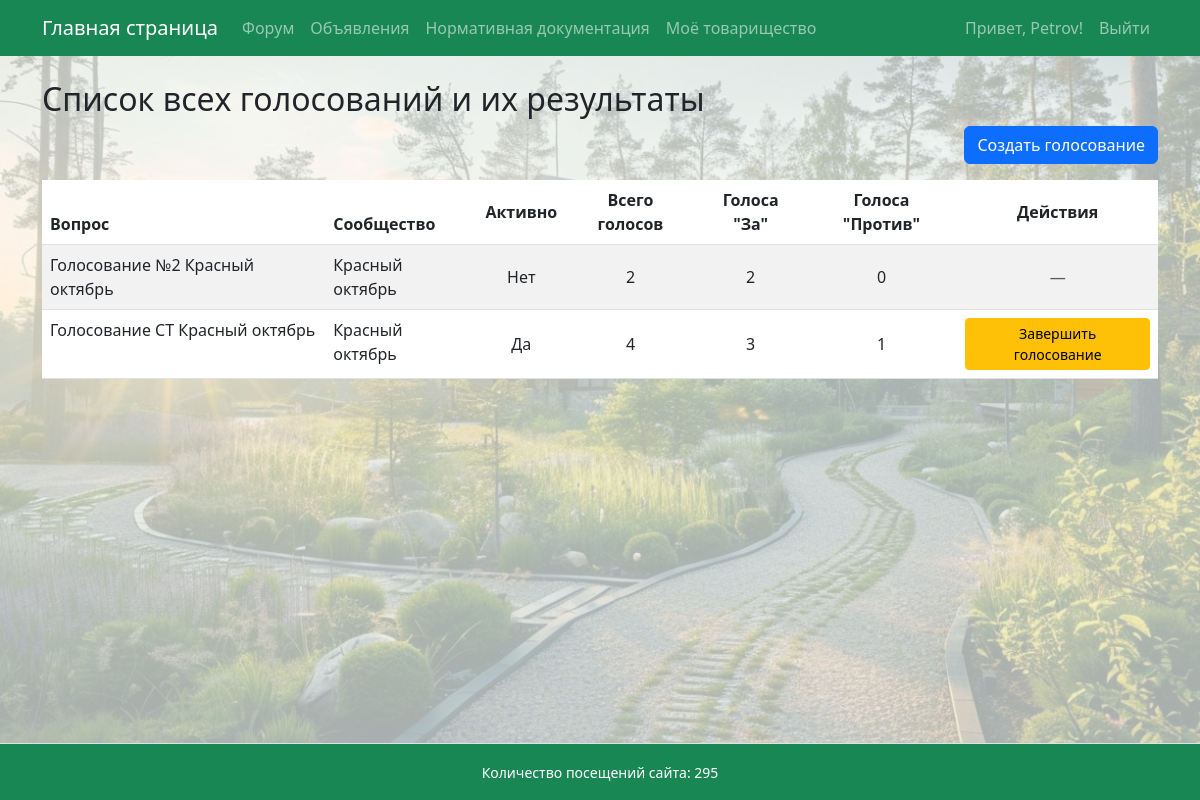
/votings/ (signed in), run on an earlier commit of the app's database.
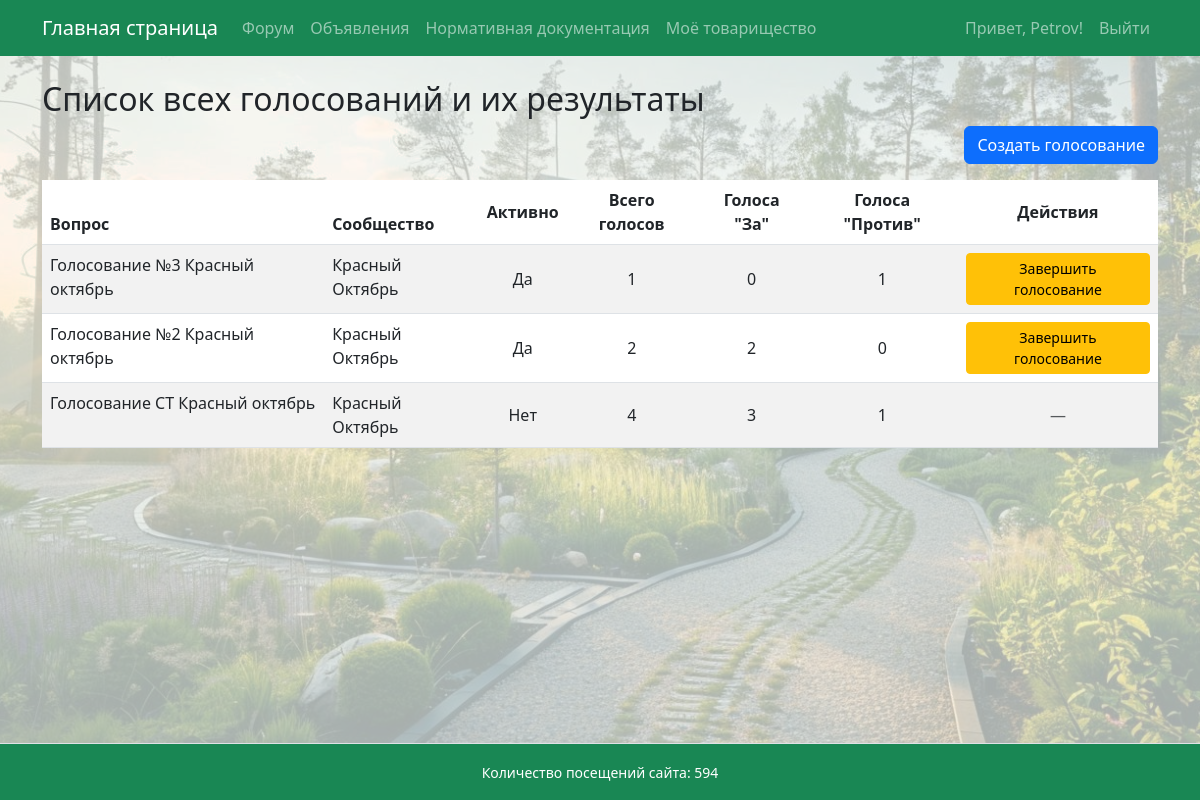
And on a later commit of the database.
### garden/models.py (models this page shows, shortened)
class Voting(models.Model):
    community = models.ForeignKey(Community, on_delete=models.CASCADE)
    question = models.CharField(max_length=255)
    active = models.BooleanField(default=True)
    created_at = models.DateTimeField(auto_now_add=True)

class Community(models.Model):
    name = models.CharField(max_length=100)
    description = models.TextField(blank=True)
    legal_address = models.TextField("Юридический адрес", blank=True, null=True)
    postal_address = models.TextField("Почтовый адрес", blank=True, null=True)
    bank_details = models.TextField("Банковские реквизиты", blank=True, null=True)
    additional_info = models.TextField("Дополнительная информация", blank=True, null=True)

### garden/views.py (the view)
# urls.py: path('votings/', views.voting_overview, name='voting_overview'),
@login_required
def voting_overview(request):
    can_manage = user_can_manage_votes(request.user)
    if request.user.is_superuser or request.user.is_staff:
        votings = Voting.objects.annotate(
            total_votes=Count('vote'),
            votes_for=Count('vote', filter=Q(vote__choice=True)),
            votes_against=Count('vote', filter=Q(vote__choice=False))
        ).order_by('-created_at')
        community = None
    else:
        communities = Profile.objects.filter(
            user=request.user,
            role__in=['chairman', 'board_member']
        ).values_list('community', flat=True)
        votings = Voting.objects.filter(community__in=communities).annotate(
            total_votes=Count('vote'),
            votes_for=Count('vote', filter=Q(vote__choice=True)),
            votes_against=Count('vote', filter=Q(vote__choice=False))
        ).order_by('-created_at')
        community = None
        if communities:
            from .models import Community
            community = Community.objects.filter(id__in=communities).first()
    context = {
        'votings': votings,
        'can_manage': can_manage,
        'community': community,
    }
    return render(request, 'voting_overview.html', context)

### garden/context_processors.py (called while the page is built)
def total_visits_processor(request):
    counter, created = PageVisit.objects.get_or_create(page_name='main_page')
    return {
        'total_visits': counter.visits
    }

### garden/views.py (called while the page is built)
def user_can_manage_votes(user):
    profile = getattr(user, 'profile', None)
    return profile is not None and profile.role in ['chairman', 'board_member']

### garden/templates/voting_overview.html (shortened to what this page needs)
{% extends 'base.html' %}
{% block content %}
<h2>Список всех голосований и их результаты</h2>
{% if can_manage %}
  <div class="mb-3 text-end">
    <a href="{% url 'voting_create' community.id %}" class="btn btn-primary">Создать голосование</a>
  </div>
{% endif %}
{% if votings %}
    <table class="table table-striped">
        <thead>
            <tr>
                <th>Вопрос</th>
                <th>Сообщество</th>
                <th class="text-center align-middle">Активно</th>
                <th class="text-center align-middle">Всего голосов</th>
                <th class="text-center align-middle">Голоса "За"</th>
                <th class="text-center align-middle">Голоса "Против"</th>
                {% if can_manage %}
                <th class="text-center align-middle">Действия</th>
                {% endif %}
            </tr>
        </thead>
        <tbody>
            {% for voting in votings %}
            <tr>
                <td>{{ voting.question }}</td>
                <td>{{ voting.community.name }}</td>
                <td class="text-center align-middle">{% if voting.active %}Да{% else %}Нет{% endif %}</td>
                <td class="text-center align-middle">{{ voting.total_votes }}</td>
                <td class="text-center align-middle">{{ voting.votes_for }}</td>
                <td class="text-center align-middle">{{ voting.votes_against }}</td>
                {% if can_manage %}
                <td class="text-center align-middle">
                    {% if voting.active %}
                    <form method="post" action="{% url 'finish_voting' voting.id %}" onsubmit="return confirm('Завершить голосование?');" style="display:inline;">
                        <button type="submit" class="btn btn-warning btn-sm">Завершить голосование</button>
                    </form>
                    {% else %}
                    <span class="text-muted">—</span>
                    {% endif %}
                </td>
                {% endif %}
            </tr>
            {% endfor %}
        </tbody>
    </table>
{% else %}
    <p>Голосований пока нет.</p>
{% endif %}
{% endblock %}

### templates/base.html (shortened to what this page needs)
<!DOCTYPE html>
<html lang="ru">
<head>
    <link rel="stylesheet" href="https://cdn.jsdelivr.net/npm/bootstrap@5.3.0/dist/css/bootstrap.min.css">
</head>
<body>
    <div class="page-container">
        <nav class="navbar navbar-expand-lg navbar-dark bg-success mb-4">
            <div class="container">
                <a class="navbar-brand" href="{% url 'main_page' %}">Главная страница</a>
                <div class="collapse navbar-collapse" id="navbarSupportedContent">
                    <ul class="navbar-nav me-auto mb-2 mb-lg-0">
                        <li class="nav-item"><a class="nav-link" href="{% url 'forum' %}">Форум</a></li>
                        <li class="nav-item"><a class="nav-link" href="{% url 'ads' %}">Объявления</a></li>
                        <li class="nav-item"><a class="nav-link" href="https://strb.by/" target="_blank" rel="noopener noreferrer">Нормативная документация</a></li>
                        <li class="nav-item"><a class="nav-link" href="{% url 'my_community' %}">Моё товарищество</a></li>
                    </ul>
                    <ul class="navbar-nav ms-auto mb-2 mb-lg-0">
                        {% if user.is_authenticated %}
                            <li class="nav-item">
                                <span class="nav-link">Привет, {{ user.username }}!</span>
                            </li>
                            <li class="nav-item">
                                <a class="nav-link" href="#" onclick="event.preventDefault(); document.getElementById('logout-form').submit();">
                                    Выйти
                                </a>
                            </li>
                        {% else %}
                            <li class="nav-item"><a class="nav-link" href="{% url 'login' %}">Войти</a></li>
                        {% endif %}
                    </ul>
                </div>
            </div>
        </nav>
        <main class="content-wrap container">
            {% block content %}
            {% endblock %}
        </main>
        <footer class="bg-success text-center py-3 mt-4 border-top text-white">
            <div class="container">
                <small>
                    Количество посещений сайта: {{ total_visits }}
                </small>
            </div>
        </footer>
    </div>
</body>
</html>

What changed in the data, as far as the page shows it:
added Voting: question "Голосование №3 Красный октябрь", community.name "Красный Октябрь", active "Да", total_votes "1", votes_for "0", votes_against "1"
changed Voting "Голосование №2 Красный октябрь": community.name "Красный октябрь" → "Красный Октябрь"; active "Нет —" → "Да Завершить голосование"
changed Voting "Голосование СТ Красный октябрь": community.name "Красный октябрь" → "Красный Октябрь"; active "Да Завершить голосование" → "Нет —"
Also different on the page:
{{ total_visits }}: "295" → "594"
